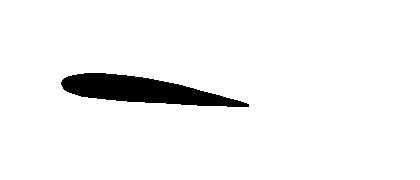
#> input picture Experiments/ObstacleProfiles/airfoil.png, 420 x 180 px
$ python D2Q9_NP_AirfoilFlow.py
#> lines starting #> are read from the running program, lines starting #| are printed output that depends on the picture; after the words box and inside, x2 and y2 are one past the last pixel; in counts of white or black regions, pixels touching at a corner belong together
# Copyright (C) Vikram Singh 2019
# Email: vikramsingh8128@gmail.com

'''Lines marked with a triple ### should be used to alter the conditions of the simulation'''

from numpy import *
import matplotlib.pyplot as plt
from matplotlib import cm
import cv2


timeSteps = 200
stepsPerFrame = 100
Re = 10.0 ### Reynolds number (adjust for viscosity)

nx = 420 ### Lattice Dimensions
ny = 180

### Constants for obstacle (Example for flow around a cylinder)

uLB = 0.04 ### Speed of fluid flow in lattice units

l = nx//2 ### Characteristic length
nulb = (uLB*l/Re) # viscosity
relax = 1/(3*nulb+0.5) # relaxation parameter


# def inObstacle(x,y) : ### Boolean function for obstacle (Example for flow around a cylinder)
#     return (x-cx)**2 + (y-cy)**2 < r**2

### Replace inObstacle(x,y) with the following to get obstacle from png image (black is obstacle, white is fluid)

img_path = '../ObstacleProfiles/airfoil.png'
img = cv2.imread(img_path, 0)
#> img: shape (180, 420); 95.3% white; 1 black region, box (x1, y1, x2, y2) and area: (61, 73, 249, 107) 3544
ny,nx = img.shape
#> ny = 180; nx = 420

def inObstacle(x,y) :
    return img[[[int(a) for a in ly] for ly in y],[[int(b) for b in lx] for lx in x]] < 128


def iniVel(d,x,y) : ### Function describing inflow velocities at position (x,y), with direction d (d=0 is x-component, d=1 is y-component) (Example for flow around a cylinder)
    return (1-d)*uLB*(1 + 1e-4*sin(y/(ny-1)*2*pi))


#Lattice constants
qDim = 1 # number of rings in lattice direction grid

def genV() : # Generator for lattice directions
    v = []
    for x in range(qDim,-qDim-1,-1) :
        for y in range(qDim,-qDim-1,-1) :
            v.append([x,y])
    return v


v = array(genV())

t = array([1/36,1/9,1/36,1/9,4/9,1/9,1/36,1/9,1/36])

col0 = array([0,1,2])
col1 = array([3,4,5])
col2 = array([6,7,8])

row0 = array([2,5,8])
row1 = array([1,4,7])
row2 = array([0,3,6])

def macroDense(fin) :
    rho = sum(fin,axis=0)
    u = zeros((2,nx,ny))
    for i in range(9) :
        u[0,:,:] += v[i,0]*fin[i,:,:]
        u[1,:,:] += v[i,1]*fin[i,:,:]
    u /= rho
    return rho,u

def equilibrium(rho,u) :
    usqr = 3/2 * (u[0]**2 + u[1]**2)
    eq = zeros((9,nx,ny))
    for i in range(9) :
        cu = 3*(v[i,0]*u[0,:,:] + v[i,1]*u[1,:,:])
        eq[i,:,:] = rho*t[i]*(1+cu+0.5*cu**2-usqr)
    return eq


obstacle = fromfunction(inObstacle,(nx,ny))
#> in inObstacle, `return img[[[int(a) for a in ly] for ly in y],[[int(b) for b in lx] fo..`:
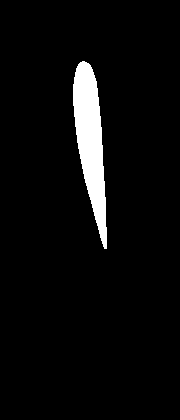
#> returned value: shape (420, 180) bool; 4.7% white; 1 white region, box (x1, y1, x2, y2) and area: (73, 61, 107, 249) 3544


vel = fromfunction(iniVel,(2,nx,ny))

fin = equilibrium(1,vel)

for time in range(timeSteps*stepsPerFrame) :


    ### Uncomment whichever outflow statement required
    # fin[col0,0,:] = fin[col0,1,:] # left edge outflow
    fin[col2,-1,:] = fin[col2,-2,:] # right edge outflow
    # fin[row0,:,0] = fin[row0,:,1] # top edge outflow
    # fin[row2,:,-1] = fin[row2,:,-2] # bottom edge outflow


#> (the run stopped early here; a loop or call above may not have finished)
